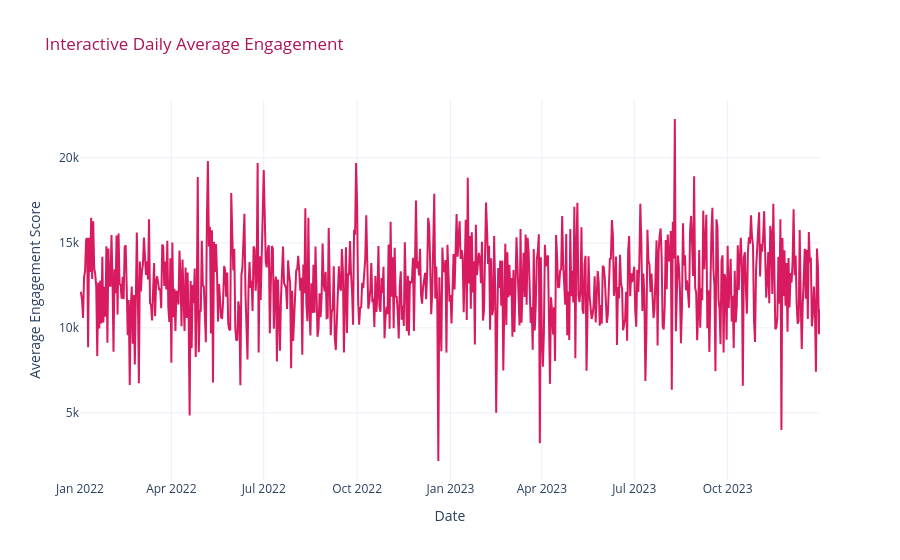

Source (notebook cell):
### Code cell
# Visualization 15 - Plotly Interactive Line Chart: Daily Engagement
daily_engagement = (
    df_clean.groupby('posted_at')['engagement_score']
    .mean()
    .reset_index()
)

fig = px.line(
    daily_engagement,
    x='posted_at',
    y='engagement_score',
    title='Interactive Daily Average Engagement',
    labels={
        'posted_at': 'Date',
        'engagement_score': 'Average Engagement Score'
    }
)

fig.update_traces(
    line=dict(color='#D81B60', width=2)
)

fig.update_layout(
    title_font_color='#AD1457',
    template='plotly_white'
)

fig.show()

### Figure 1 — Plotly figure (JSON) as saved in the notebook; plotly's stock layout.template omitted (floating-point values rounded to 4 significant figures; data arrays with more than 128 entries replaced by an {"elided": "..."} marker saying what was removed)
{"data": [{"hovertemplate": "Date=%{x}<br>Average Engagement Score=%{y}<extra></extra>", "legendgroup": "", "line": {"color": "#D81B60", "dash": "solid", "width": 2}, "marker": {"symbol": "circle"}, "mode": "lines", "name": "", "orientation": "v", "showlegend": false, "type": "scatter", "x": {"elided": "729 str values"}, "xaxis": "x", "y": {"elided": "729 float values"}, "yaxis": "y"}], "layout": {"legend": {"tracegroupgap": 0}, "title": {"font": {"color": "#AD1457"}, "text": "Interactive Daily Average Engagement"}, "xaxis": {"anchor": "y", "domain": [0, 1], "title": {"text": "Date"}}, "yaxis": {"anchor": "x", "domain": [0, 1], "title": {"text": "Average Engagement Score"}}}}
